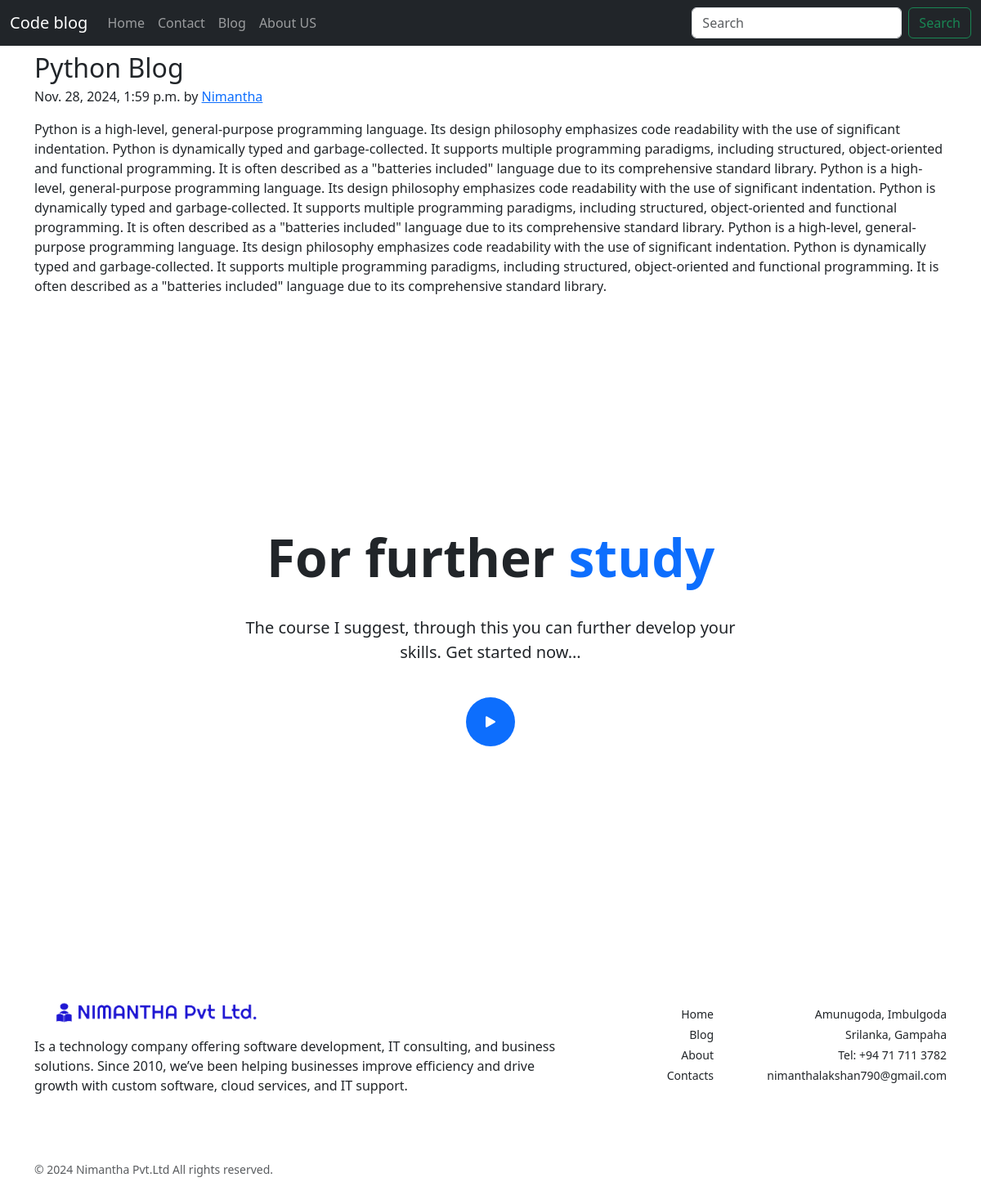
Screenshot of /blog/python-blog with the database file from the repository.
### blog/models.py (models this page shows, shortened)
class Post(models.Model):
    sno = models.AutoField(primary_key=True)
    title = models.CharField(max_length=100)
    content = models.TextField()
    author = models.CharField(max_length=20)
    link = models.URLField(max_length=255)
    slug = models.CharField(max_length=50)
    timeStamp = models.DateTimeField(blank=True)

### blog/views.py (the view)
# urls.py: path('<str:slug>', views.blogpost, name='blogpost'),
def blogpost(request, slug):
    post = Post.objects.filter(slug=slug).first()
    context = {
        'post':post
    }
    return render(request, "blog/blogpost.html", context)

### templates/blog/blogpost.html (shortened to what this page needs)
{% extends "home/index.html" %}
{% block body %}
{% load static %}
    <article class="container">
        <h2 class="blog-post-title mb-1">{{post.title}}</h2>
        <p class="blog-post-meta">{{post.timeStamp}} by <a href="/about">{{post.author}}</a></p>
        <p>{{post.content}}</p>
    </article>
    <section class="py-5 min-vh-100 d-flex align-items-center position-relative">
	<div class="container">
		<div class="row justify-content-center">
			<div class="col-lg-7">
				<div class="text-center">
					<h1 class="display-3 fw-bold">For further <span class="text-primary">study</span></h1>
					<p class="lead py-3 py-md-4">The course I suggest, through this you can further develop your skills. Get started now...</p><a class="mx-auto bg-primary text-white d-flex align-items-center justify-content-center rounded-circle" href="{{post.link}}" style="width: 60px;height: 60px;"><svg class="bi bi-play-fill" fill="currentColor" height="24" viewbox="0 0 16 16" width="24" xmlns="http://www.w3.org/2000/svg">
					<path d="m11.596 8.697-6.363 3.692c-.54.313-1.233-.066-1.233-.697V4.308c0-.63.692-1.01 1.233-.696l6.363 3.692a.802.802 0 0 1 0 1.393z"></path></svg></a>
				</div>
			</div>
		</div>
	</div>
</section>
<footer class="py-4">
	<div class="container">
		<div class="row justify-content-between pt-4 pb-3 pb-lg-5">
			<div class="col-12 col-lg-7">
				<a href=""><img alt="Free Frontend Logo" class="img-fluid mb-3" height="" src="{% static 'images/pvtltd.png' %}" width="300"></a>
				<p class="mb-3">Is a technology company offering software development, IT consulting, and business solutions. Since 2010,
        we’ve been helping businesses improve efficiency and drive growth with custom software, cloud services, and IT support.</p>
			</div>
			<div class="col-12 col-lg-2 small text-lg-end mb-4 md-lg-0 pt-1">
				<p class="mb-1"><a class="text-dark text-decoration-none">Home</a></p>
				<p class="mb-1"><a class="text-dark text-decoration-none">Blog</a></p>
				<p class="mb-1"><a class="text-dark text-decoration-none">About</a></p>
				<p class="mb-0"><a class="text-dark text-decoration-none">Contacts</a></p>
			</div>
			<div class="col-12 col-lg-3 pt-1 small text-lg-end">
				<p class="mb-1">Amunugoda, Imbulgoda</p>
				<p class="mb-1">Srilanka, Gampaha</p>
				<p class="mb-1">Tel: +94 71 711 3782</p>
				<p class="mb-0"><a class="text-dark text-decoration-none" href="">nimanthalakshan790@gmail.com</a></p>
			</div>
		</div>
		<div class="d-lg-flex justify-content-between py-3">
			<div class="small">
				<span class="d-block d-lg-inline text-muted mb-2 mb-lg-0 me-lg-5">© 2024 Nimantha Pvt.Ltd All rights reserved.</span>
			</div>
		</div>
	</div>
</footer>
{% endblock %}

### templates/home/index.html (style rules this page uses)
body { background-image: url('https://bradshairstudio.com/wp-content/uploads/2017/05/White-Background-Iphone-Pics-1.jpeg'); }

### rows the page displays
Post: title "Python Blog", timeStamp "Nov. 28, 2024, 1:59 p.m.", author "Nimantha", content "Python is a high-level, general-purpose programming language. Its design philosophy emphasizes code readability with the use of significant indentation. Python is dynamically typed and garbage-collected. It supports multiple programming paradigms, including structured, object-oriented and functional programming. It is often described as a \"batteries included\" language due to its comprehensive standard library. Python is a high-level, general-purpose programming language. Its design philosophy emphasizes code readability with the use of significant indentation. Python is dynamically typed and garbage-collected. It supports multiple programming paradigms, including structured, object-oriented…"
